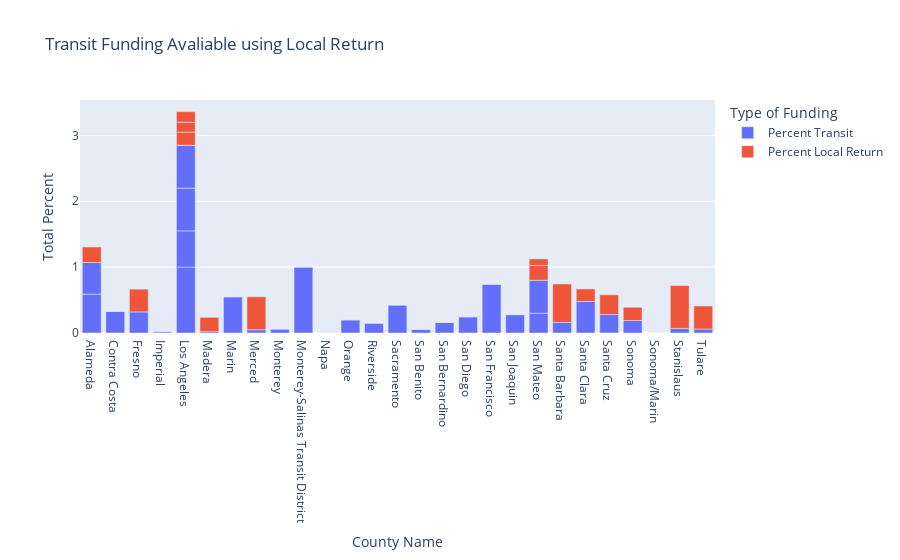

The notebook cell saved with this chart:
### Code cell
px.bar(lr_transit,
      x='county_name',
      y=['Percent Transit','Percent Local Return'],
       labels={"county_name": "County Name",
                     "value": "Total Percent",
               "variable":"Type of Funding"
                 },
      title='Transit Funding Avaliable using Local Return')

### Figure 1 — Plotly figure (JSON) as saved in the notebook; plotly's stock layout.template omitted (floating-point values rounded to 4 significant figures)
{"data": [{"alignmentgroup": "True", "hovertemplate": "Type of Funding=Percent Transit<br>County Name=%{x}<br>Total Percent=%{y}<extra></extra>", "legendgroup": "Percent Transit", "marker": {"color": "#636efa"}, "name": "Percent Transit", "offsetgroup": "Percent Transit", "orientation": "v", "showlegend": true, "textposition": "auto", "type": "bar", "x": ["Alameda", "Alameda", "Contra Costa", "Fresno", "Imperial", "Los Angeles", "Los Angeles", "Los Angeles", "Los Angeles", "Madera", "Marin", "Merced", "Monterey", "Monterey-Salinas Transit District", "Napa", "Orange", "Riverside", "Sacramento", "San Benito", "San Bernardino", "San Diego", "San Francisco", "San Joaquin", "San Mateo", "San Mateo", "Santa Barbara", "Santa Clara", "Santa Clara", "Santa Clara", "Santa Cruz", "Sonoma", "Sonoma/Marin", "Stanislaus", "Tulare"], "xaxis": "x", "y": [0.59, 0.48, 0.327, 0.32, 0.02, 1, 0.55, 0.65, 0.65, 0.02, 0.55, 0.05, 0.06, 1, 0, 0.2, 0.15, 0.425, 0.055, 0.16, 0.246, 0.741, 0.279, 0.3, 0.5, 0.1603, null, null, 0.4784, 0.28, 0.19, null, 0.07, 0.06], "yaxis": "y"}, {"alignmentgroup": "True", "hovertemplate": "Type of Funding=Percent Local Return<br>County Name=%{x}<br>Total Percent=%{y}<extra></extra>", "legendgroup": "Percent Local Return", "marker": {"color": "#EF553B"}, "name": "Percent Local Return", "offsetgroup": "Percent Local Return", "orientation": "v", "showlegend": true, "textposition": "auto", "type": "bar", "x": ["Alameda", "Alameda", "Contra Costa", "Fresno", "Imperial", "Los Angeles", "Los Angeles", "Los Angeles", "Los Angeles", "Madera", "Marin", "Merced", "Monterey", "Monterey-Salinas Transit District", "Napa", "Orange", "Riverside", "Sacramento", "San Benito", "San Bernardino", "San Diego", "San Francisco", "San Joaquin", "San Mateo", "San Mateo", "Santa Barbara", "Santa Clara", "Santa Clara", "Santa Clara", "Santa Cruz", "Sonoma", "Sonoma/Marin", "Stanislaus", "Tulare"], "xaxis": "x", "y": [0.24, 0, 0, 0.346, 0, 0, 0.2, 0.15, 0.16, 0.2175, 0, 0.5, 0, 0, 0, 0, 0, 0, 0, 0, 0, 0, 0, 0.225, 0.1, 0.5844, 0, 0, 0.1905, 0.3, 0.2, 0, 0.65, 0.35], "yaxis": "y"}], "layout": {"autosize": true, "barmode": "relative", "legend": {"title": {"text": "Type of Funding"}, "tracegroupgap": 0}, "title": {"text": "Transit Funding Avaliable using Local Return"}, "xaxis": {"anchor": "y", "autorange": true, "domain": [0, 1], "range": [-0.5, 26.5], "title": {"text": "County Name"}, "type": "category"}, "yaxis": {"anchor": "x", "autorange": true, "domain": [0, 1], "range": [0, 3.537], "title": {"text": "Total Percent"}, "type": "linear"}}}
